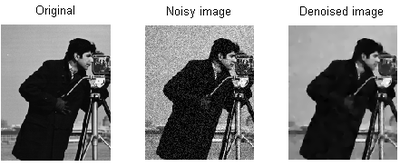
#> input picture simonprojects/simonopencv111/opencv basics tutorials/Denoising_Example.png, 400 x 167 px, given in place of the camera
$ python 'simply corners on play.py'
#> lines starting #> are read from the running program, lines starting #| are printed output that depends on the picture; after the words box and inside, x2 and y2 are one past the last pixel; in counts of white or black regions, pixels touching at a corner belong together
import cv2
import numpy as np


cap0 = cv2.VideoCapture(0)


#creating trackbars
def nothing(x):
    pass
cv2.namedWindow("Parameters", cv2.WINDOW_NORMAL)
cv2.createTrackbar("L_A", "Parameters", 0, 255, nothing)
cv2.createTrackbar("L_B", "Parameters", 0, 255, nothing)
cv2.createTrackbar("L_C", "Parameters", 0, 255, nothing)
cv2.createTrackbar("H_A", "Parameters", 50, 150, nothing)
cv2.createTrackbar("H_B", "Parameters", 50, 150, nothing)
cv2.createTrackbar("H_C", "Parameters", 50, 150, nothing)
cv2.createTrackbar("MINDIS", "Parameters", 50, 500, nothing)
cv2.createTrackbar("QUALITY", "Parameters", 1, 99, nothing)

cv2.createTrackbar("kernel", "Parameters", 1, 19, nothing)
#infinite loop
while(1):

    # Take each frame and blur
    _,frameunblurred0 = cap0.read()
#> frameunblurred0 is the input picture: shape (167, 400, 3); min 0, max 255, mean 146.8
    frameunblurred0 = frameunblurred0[60:400,:,:]
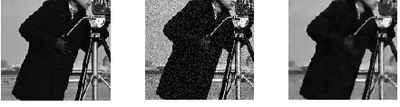
#> frameunblurred0: shape (107, 400, 3); min 0, max 255, mean 115.8
    kn =cv2.getTrackbarPos("kernel", "Parameters")*2+1
    frame0 =  cv2.GaussianBlur(frameunblurred0, (kn, kn), 0)
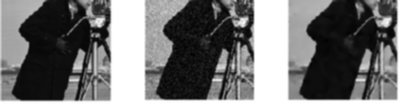
#> frame0: shape (107, 400, 3); min 3, max 255, mean 115.8
    # frame0 = frameunblurred0
    bgr0 = frame0
    # Convert BGR to HSV
    hsv0 = cv2.cvtColor(frame0, cv2.COLOR_BGR2HSV)
#> hsv0: shape (107, 400, 3); mean H, S, V 0, 0, 115.8
    bgr0 = cv2.cvtColor(frame0, cv2.COLOR_HSV2BGR)
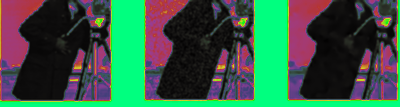
#> bgr0: shape (107, 400, 3); mean B, G, R 69.3, 89.3, 53.7

    la = cv2.getTrackbarPos("L_A", "Parameters")
    lb = cv2.getTrackbarPos("L_B", "Parameters")
    lc = cv2.getTrackbarPos("L_C", "Parameters")
    ha = cv2.getTrackbarPos("H_A", "Parameters")
    hb = cv2.getTrackbarPos("H_B", "Parameters")
    hc = cv2.getTrackbarPos("H_C", "Parameters")
    mindis = cv2.getTrackbarPos("MINDIS", "Parameters")
    qlty = cv2.getTrackbarPos("QUALITY", "Parameters")/100

    lower_black = np.array([la, lb, lc])
    upper_black = np.array([ha, hb, hc])

    # Threshold the HSV image to get only target colors
    mask0 = cv2.inRange(bgr0, lower_black, upper_black)
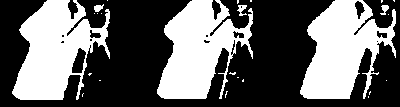
#> mask0: shape (107, 400); 40.4% white; 25 white regions (19 under 20 px), largest, box (x1, y1, x2, y2) and area: (12, 0, 110, 100) 5739, (300, 0, 396, 99) 5705, (157, 0, 253, 99) 5589, (237, 5, 247, 16) 61, (380, 5, 389, 15) 52, (94, 4, 104, 12) 51

    blacknwhite0 = np.float32(mask0)

    corners0 = cv2.goodFeaturesToTrack(blacknwhite0, 4, qlty , mindis)
#> corners0 = [[91, 40], [207, 36], [379, 36], [220, 98]]

    if corners0 is not None:

        corners0 = np.int0(corners0)
        print(type(corners0))
#| <class 'numpy.ndarray'>
        for cnr in corners0:

            x, y = cnr.ravel()
            cv2.circle(frame0, (x, y), 3, 255, -1)
            print(tuple(corners0[0, 0]))
#> this loop made 4 passes
#| (91, 40)
#| (91, 40)
#| (91, 40)
#| (91, 40)
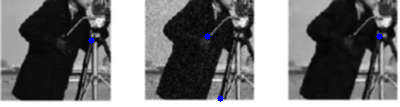
#> frame0: shape (107, 400, 3); 0.27% of pixels changed, all inside (x1, y1, x2, y2) = (88, 33, 383, 102)

        # continue
        # leftmost = corners0(0)
        #
        # print(leftmost)
    else:
        continue

    cv2.imshow('corners', mask0)
    cv2.imshow('frame0', frame0)
    k = cv2.waitKey(1) & 0xFF
#> (key Esc is pressed here)
    if k == ord('p'):
        break
    # print(hierarchy)

cv2.destroyAllWindows()
